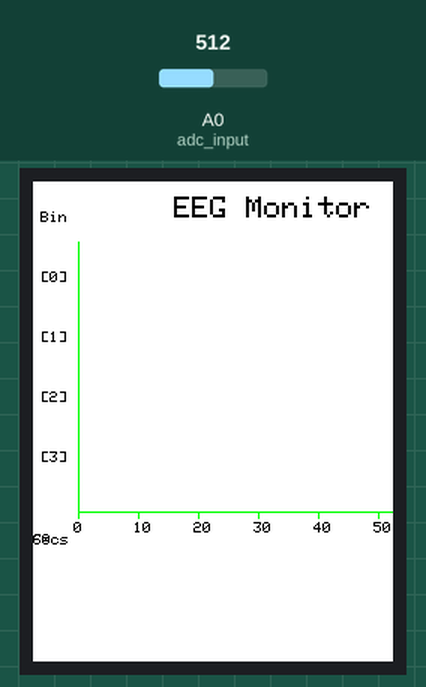
Simulated run of this sketch. Board: Arduino Uno, built with avr-gcc and run on an emulated ATmega328P. Parts: 240×320 colour display. Inputs (shaded band) come from the test bench; at power-on: A0 (adc_input) = 512. What the sketch prints to the serial monitor is not drawn.

Above: at 0.3 s.
At 19.2 s:
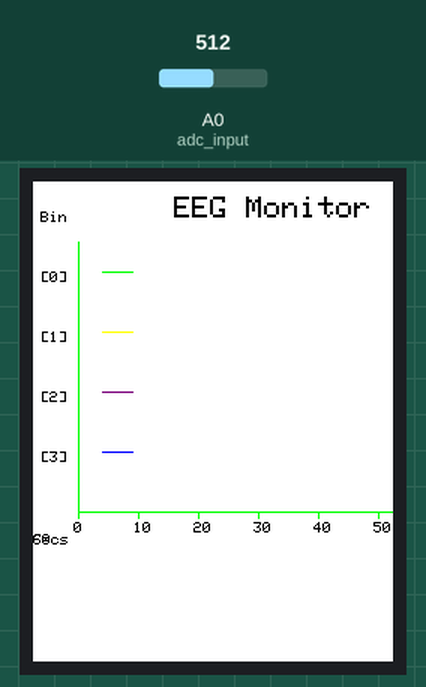
At 38.1 s:
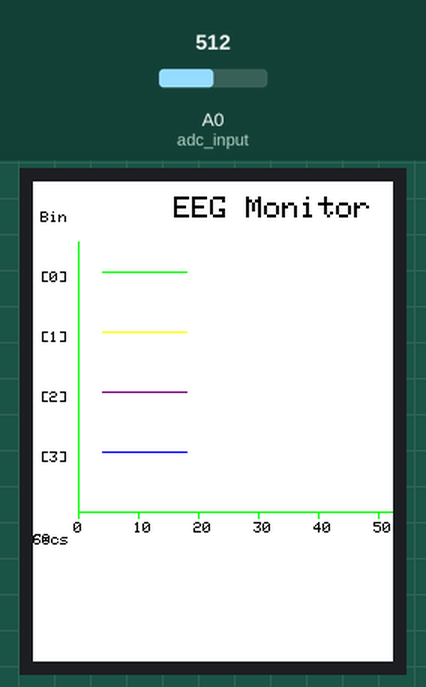

The sketch:

fix_FFT_EEG_DC_32Hz.ino
```cpp
// (licence header left out)
/////////////////// TFT display //////////////////

#include "SPI.h"
#include "Adafruit_GFX.h"
#include "Adafruit_ILI9341.h"
#include "Adafruit_ST7735.h"

// ----- TFT shield definitions
#define TFT_CS    10                                         // chip select | slave select
#define TFT_RST   9                                         // reset
#define TFT_DC    8                                        // data/command | register select | A0 (address select)

// ----- initialize ILI9341 TFT library
Adafruit_ILI9341 tft = Adafruit_ILI9341(TFT_CS, TFT_DC, TFT_RST);

////////////////// fix_FFT ///////////////////////

#include "fix_fft.h"

// ----- analog input
#define adc_input A0

// ----- FFT
const unsigned long sample_freq = 32;                       // Hz (Nyquist freq = 32Hz)
const short n = 64;                                         // number of data points (must be power of 2)
const unsigned long sample_period = 1000000 / sample_freq;  // uS
const short m = (short(log10(n) / log10(2)));               // equivalent to m=log2(n) from which 2^m=n
char data[n];                                               // real values
char im[n];                                                 // imaginary values
short dc_offset;
short dc_counter = 5;
bool data_valid = false;

// ----- timers
unsigned long Timer1;
unsigned long Timer2;

// ----------------------
//  setup()
// ----------------------
void setup()
{
  Serial.begin(115200);
  pinMode(adc_input, INPUT);

  // ----- start tft communications
  tft.begin();

  // ----- draw screen
  drawScreen();

  // ----- start timers
  Timer1 = micros() + sample_period;                        // set loop()timer
  Timer2 = micros() + 1000000L;                             // print results every second
}

// ----------------------
//  loop()
// ----------------------
void loop(void)
{
  // ----- locals
  static short i = 0;                                       // sample counter
  static short x = 30;                                      // holds next TFT data location
  static char lastData[n] =                                 // holds previous TFT data for drawing lines
  {
    0, 0, 0, 0, 0, 0, 0, 0,
    0, 0, 0, 0, 0, 0, 0, 0,
    0, 0, 0, 0, 0, 0, 0, 0,
    0, 0, 0, 0, 0, 0, 0, 0
  };

  // ----- loop() control
  while (micros() < Timer1);                                // wheel-spin until next sample due
  Timer1 += sample_period;                                  // reset loop timer

  if (i < n) {

    ////////////////////////
    //  Acquire the data  //
    ////////////////////////

    // ----- take 'n' samples
    short value = analogRead(adc_input);
    data[i] = map(value, 0, 1023, 0, 255);
    im[i] = 0;
    i++;
  }
  else {

    ////////////////////////
    //  Display the data  //
    ////////////////////////

    // ----- Display data once per second
    if (micros() > Timer2) {
      Timer2 += 1000000L;

      // ----- process data
      fix_fft(data, im, m, 0);

      // ----- calculate amplitudes
      for (short i = 0; i < n / 2; i++) {                         // ignore image data beyond n/2
        data[i] = (sqrt(data[i] * data[i] + im[i] * im[i]));
      }

      // ----- capture dc offset
      if (!data_valid && (dc_counter > 0)) {
        dc_counter--;
        if (dc_counter < 1) data_valid = true;
        dc_offset = data[0];

        //Serial.println(dc_offset);                              // debug
      }

      // ----- display the data
      if (data_valid) {

        // ----- remove dc offset
        data[0] -= dc_offset;

        // ----- display 4 bins (your choice) on TFT screen
        /* TFT screen origin is top-left which means we need to subtract +ve data for waveforms to go upwards */
        tft.drawLine(x, lastData[0] + 60, x + 4, -data[0] + 60, ILI9341_GREEN );        // position trace 60 pixels below top
        lastData[0] = -data[0];

        tft.drawLine(x, lastData[1] + 100, x + 4, -data[1] + 100, ILI9341_YELLOW);     // position trace 100 pixels below top
        lastData[1] = -data[1];

        tft.drawLine(x, lastData[2] + 140, x + 4, -data[2] + 140, ILI9341_PURPLE);     // position trace 140 pixels below top
        lastData[2] = -data[2];

        tft.drawLine(x, lastData[3] + 180, x + 4, -data[3] + 180, ILI9341_BLUE);       // position trace 180 pixels below top
        lastData[3] = -data[3];

        //Serial.println("0,1,2,3,4,5,6,7,8,9,10,11,12,13,14,15,16,17,18,19,20,21,22,23,24,25,26,27,28,29,30,31");    // debug

        // ----- send all bins to Processing
        String message = "";
        for (short i = 0; i < 31; i++) {
          message += (short)data[i];
          message += ',';
        }
        message += (short)data[31];
        Serial.println(message);
      }

      // ----- point to next TFT data location
      x += 4;                                                     // point to next data location
      if (x > 300)                                                // reset graph
      {
        x = 30;
        drawScreen();
      }
    }

    //////////////////////////////////////////////////////////////////
    //  Prepare for next sample
    //////////////////////////////////////////////////////////////////

    // ----- prepare to acquire another data set
    i = 0;                                                      // reset data acquistition
    Timer1 = micros() + sample_period;                          // reset loop() timer
  }
}

// ----------------------
//  drawScreen()
// ----------------------
void drawScreen()
{
  // ----- configure screen and text
  tft.setRotation(0);                                       // landscape
  tft.fillScreen(ILI9341_WHITE);                            // black background // for some reason BLACK = WHITE
  tft.setTextColor(ILI9341_BLACK);                          // white text

  // ----- display title
  tft.setTextSize(2);
  tft.setCursor(94, 10);                                    // column,row
  tft.println("EEG Monitor");

  // ----- draw axes
  tft.drawFastVLine(30, 40, 180, ILI9341_GREEN);
  tft.drawFastHLine(30, 220, 260, ILI9341_GREEN);
  for (short i = 0; i < 241; i += 40)
  {
    tft.drawFastVLine(30 + i, 220, 5, ILI9341_GREEN);
  }

  // ----- label X axis
  tft.setTextSize(1);
  for (short i = 0; i < 241; i += 40)
  {
    tft.setCursor(27 + i, 227);                             // column,row
    tft.println(i / 4);
  }
  tft.setCursor(285, 227);                                  // column,row
  tft.println("Secs");

  // ----- label Y axis
  tft.setCursor(5, 20);
  tft.print("Bin");

  for (short y = 0; y < 4; y++) {
    tft.setCursor(5, (y + 1) * 40 + 20);
    tft.print("["); tft.print(y); tft.print("]");
  }
}


// muuta parametrit päittäin ILI-kirjastossa.
```
